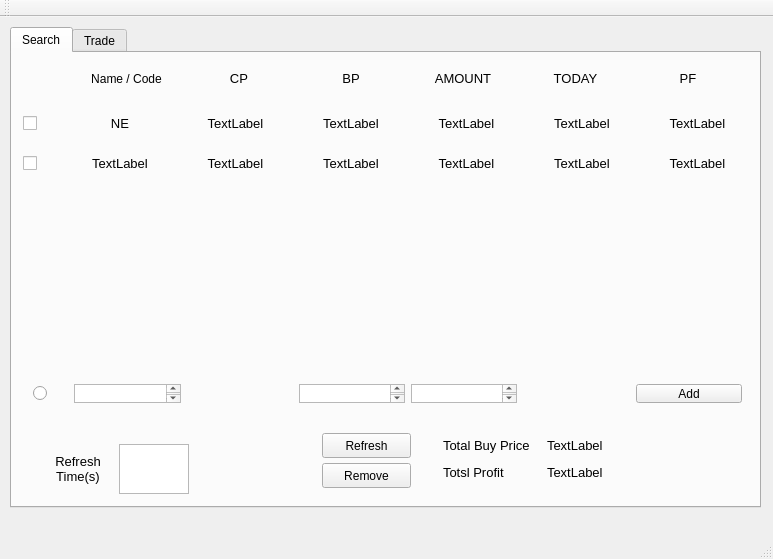
<?xml version="1.0" encoding="UTF-8"?>
<ui version="4.0">
 <class>MainWindow</class>
 <widget class="QMainWindow" name="MainWindow">
  <property name="geometry">
   <rect>
    <x>0</x>
    <y>0</y>
    <width>773</width>
    <height>559</height>
   </rect>
  </property>
  <property name="windowTitle">
   <string>MainWindow</string>
  </property>
  <widget class="QWidget" name="centralWidget">
   <widget class="QTabWidget" name="tabWidget">
    <property name="geometry">
     <rect>
      <x>10</x>
      <y>10</y>
      <width>751</width>
      <height>481</height>
     </rect>
    </property>
    <property name="sizePolicy">
     <sizepolicy hsizetype="Expanding" vsizetype="Expanding">
      <horstretch>0</horstretch>
      <verstretch>0</verstretch>
     </sizepolicy>
    </property>
    <property name="currentIndex">
     <number>0</number>
    </property>
    <widget class="QWidget" name="tab">
     <attribute name="title">
      <string>Search</string>
     </attribute>
     <widget class="QWidget" name="gridLayoutWidget">
      <property name="geometry">
       <rect>
        <x>9</x>
        <y>10</y>
        <width>731</width>
        <height>31</height>
       </rect>
      </property>
      <layout class="QGridLayout" name="gridLayout" columnstretch="1,3,3,3,3,3,3">
       <item row="0" column="6">
        <widget class="QLabel" name="label_6">
         <property name="font">
          <font>
           <pointsize>10</pointsize>
          </font>
         </property>
         <property name="text">
          <string>PF</string>
         </property>
         <property name="alignment">
          <set>Qt::AlignCenter</set>
         </property>
         <property name="margin">
          <number>2</number>
         </property>
        </widget>
       </item>
       <item row="0" column="4">
        <widget class="QLabel" name="label_4">
         <property name="font">
          <font>
           <pointsize>10</pointsize>
          </font>
         </property>
         <property name="text">
          <string>AMOUNT</string>
         </property>
         <property name="alignment">
          <set>Qt::AlignCenter</set>
         </property>
         <property name="margin">
          <number>2</number>
         </property>
        </widget>
       </item>
       <item row="0" column="2">
        <widget class="QLabel" name="label_2">
         <property name="font">
          <font>
           <pointsize>10</pointsize>
          </font>
         </property>
         <property name="text">
          <string>CP</string>
         </property>
         <property name="alignment">
          <set>Qt::AlignCenter</set>
         </property>
         <property name="margin">
          <number>2</number>
         </property>
        </widget>
       </item>
       <item row="0" column="1">
        <widget class="QLabel" name="label">
         <property name="font">
          <font>
           <pointsize>9</pointsize>
          </font>
         </property>
         <property name="text">
          <string>Name / Code</string>
         </property>
         <property name="alignment">
          <set>Qt::AlignCenter</set>
         </property>
         <property name="wordWrap">
          <bool>true</bool>
         </property>
         <property name="margin">
          <number>2</number>
         </property>
        </widget>
       </item>
       <item row="0" column="3">
        <widget class="QLabel" name="label_3">
         <property name="font">
          <font>
           <pointsize>10</pointsize>
          </font>
         </property>
         <property name="text">
          <string>BP</string>
         </property>
         <property name="alignment">
          <set>Qt::AlignCenter</set>
         </property>
         <property name="margin">
          <number>2</number>
         </property>
        </widget>
       </item>
       <item row="0" column="5">
        <widget class="QLabel" name="label_5">
         <property name="font">
          <font>
           <pointsize>10</pointsize>
          </font>
         </property>
         <property name="text">
          <string>TODAY</string>
         </property>
         <property name="alignment">
          <set>Qt::AlignCenter</set>
         </property>
         <property name="margin">
          <number>2</number>
         </property>
        </widget>
       </item>
       <item row="0" column="0">
        <widget class="QLabel" name="label_35">
         <property name="layoutDirection">
          <enum>Qt::RightToLeft</enum>
         </property>
         <property name="frameShape">
          <enum>QFrame::NoFrame</enum>
         </property>
         <property name="text">
          <string/>
         </property>
         <property name="alignment">
          <set>Qt::AlignBottom|Qt::AlignHCenter</set>
         </property>
         <property name="indent">
          <number>-1</number>
         </property>
        </widget>
       </item>
      </layout>
     </widget>
     <widget class="QWidget" name="horizontalLayoutWidget">
      <property name="geometry">
       <rect>
        <x>10</x>
        <y>50</y>
        <width>731</width>
        <height>41</height>
       </rect>
      </property>
      <layout class="QHBoxLayout" name="horizontalLayout" stretch="1,3,3,3,3,3,3">
       <property name="leftMargin">
        <number>1</number>
       </property>
       <property name="topMargin">
        <number>1</number>
       </property>
       <property name="rightMargin">
        <number>1</number>
       </property>
       <property name="bottomMargin">
        <number>1</number>
       </property>
       <item>
        <widget class="QCheckBox" name="checkBox_3">
         <property name="sizePolicy">
          <sizepolicy hsizetype="Expanding" vsizetype="Expanding">
           <horstretch>0</horstretch>
           <verstretch>0</verstretch>
          </sizepolicy>
         </property>
         <property name="layoutDirection">
          <enum>Qt::LeftToRight</enum>
         </property>
         <property name="text">
          <string/>
         </property>
         <property name="checked">
          <bool>false</bool>
         </property>
        </widget>
       </item>
       <item>
        <widget class="QLabel" name="label_J1">
         <property name="font">
          <font>
           <pointsize>10</pointsize>
          </font>
         </property>
         <property name="text">
          <string>NE</string>
         </property>
         <property name="alignment">
          <set>Qt::AlignCenter</set>
         </property>
        </widget>
       </item>
       <item>
        <widget class="QLabel" name="label_currentPrice1">
         <property name="font">
          <font>
           <pointsize>10</pointsize>
          </font>
         </property>
         <property name="text">
          <string>TextLabel</string>
         </property>
         <property name="alignment">
          <set>Qt::AlignCenter</set>
         </property>
        </widget>
       </item>
       <item>
        <widget class="QLabel" name="label_buyPrice1">
         <property name="font">
          <font>
           <pointsize>10</pointsize>
          </font>
         </property>
         <property name="text">
          <string>TextLabel</string>
         </property>
         <property name="alignment">
          <set>Qt::AlignCenter</set>
         </property>
        </widget>
       </item>
       <item>
        <widget class="QLabel" name="label_amount1">
         <property name="font">
          <font>
           <pointsize>10</pointsize>
          </font>
         </property>
         <property name="text">
          <string>TextLabel</string>
         </property>
         <property name="alignment">
          <set>Qt::AlignCenter</set>
         </property>
        </widget>
       </item>
       <item>
        <widget class="QLabel" name="label_today1">
         <property name="font">
          <font>
           <pointsize>10</pointsize>
          </font>
         </property>
         <property name="text">
          <string>TextLabel</string>
         </property>
         <property name="alignment">
          <set>Qt::AlignCenter</set>
         </property>
        </widget>
       </item>
       <item>
        <widget class="QLabel" name="label_profit1">
         <property name="font">
          <font>
           <pointsize>10</pointsize>
          </font>
         </property>
         <property name="text">
          <string>TextLabel</string>
         </property>
         <property name="alignment">
          <set>Qt::AlignCenter</set>
         </property>
        </widget>
       </item>
      </layout>
     </widget>
     <widget class="QWidget" name="horizontalLayoutWidget_2">
      <property name="geometry">
       <rect>
        <x>10</x>
        <y>320</y>
        <width>731</width>
        <height>41</height>
       </rect>
      </property>
      <layout class="QHBoxLayout" name="horizontalLayout_2" stretch="1,3,3,3,3,3,3">
       <item>
        <widget class="QRadioButton" name="radioButton">
         <property name="sizePolicy">
          <sizepolicy hsizetype="Preferred" vsizetype="Preferred">
           <horstretch>0</horstretch>
           <verstretch>0</verstretch>
          </sizepolicy>
         </property>
         <property name="text">
          <string/>
         </property>
        </widget>
       </item>
       <item>
        <widget class="QTextEdit" name="textEdit_addJ">
         <property name="sizePolicy">
          <sizepolicy hsizetype="Preferred" vsizetype="Preferred">
           <horstretch>0</horstretch>
           <verstretch>0</verstretch>
          </sizepolicy>
         </property>
        </widget>
       </item>
       <item>
        <widget class="QLabel" name="label_31">
         <property name="sizePolicy">
          <sizepolicy hsizetype="Preferred" vsizetype="Preferred">
           <horstretch>0</horstretch>
           <verstretch>0</verstretch>
          </sizepolicy>
         </property>
         <property name="text">
          <string/>
         </property>
        </widget>
       </item>
       <item>
        <widget class="QTextEdit" name="textEdit_addBP">
         <property name="sizePolicy">
          <sizepolicy hsizetype="Preferred" vsizetype="Preferred">
           <horstretch>0</horstretch>
           <verstretch>0</verstretch>
          </sizepolicy>
         </property>
        </widget>
       </item>
       <item>
        <widget class="QTextEdit" name="textEdit_addAM">
         <property name="sizePolicy">
          <sizepolicy hsizetype="Preferred" vsizetype="Preferred">
           <horstretch>0</horstretch>
           <verstretch>0</verstretch>
          </sizepolicy>
         </property>
        </widget>
       </item>
       <item>
        <widget class="QLabel" name="label_32">
         <property name="sizePolicy">
          <sizepolicy hsizetype="Preferred" vsizetype="Preferred">
           <horstretch>0</horstretch>
           <verstretch>0</verstretch>
          </sizepolicy>
         </property>
         <property name="text">
          <string/>
         </property>
        </widget>
       </item>
       <item>
        <widget class="QPushButton" name="pushButton_add">
         <property name="sizePolicy">
          <sizepolicy hsizetype="Preferred" vsizetype="Preferred">
           <horstretch>0</horstretch>
           <verstretch>0</verstretch>
          </sizepolicy>
         </property>
         <property name="text">
          <string>Add</string>
         </property>
        </widget>
       </item>
      </layout>
     </widget>
     <widget class="QWidget" name="horizontalLayoutWidget_3">
      <property name="geometry">
       <rect>
        <x>10</x>
        <y>90</y>
        <width>731</width>
        <height>41</height>
       </rect>
      </property>
      <layout class="QHBoxLayout" name="horizontalLayout_3" stretch="1,3,3,3,3,3,3">
       <property name="leftMargin">
        <number>1</number>
       </property>
       <property name="topMargin">
        <number>1</number>
       </property>
       <property name="rightMargin">
        <number>1</number>
       </property>
       <property name="bottomMargin">
        <number>1</number>
       </property>
       <item>
        <widget class="QCheckBox" name="checkBox_4">
         <property name="sizePolicy">
          <sizepolicy hsizetype="Expanding" vsizetype="Expanding">
           <horstretch>0</horstretch>
           <verstretch>0</verstretch>
          </sizepolicy>
         </property>
         <property name="layoutDirection">
          <enum>Qt::LeftToRight</enum>
         </property>
         <property name="text">
          <string/>
         </property>
         <property name="checked">
          <bool>false</bool>
         </property>
        </widget>
       </item>
       <item>
        <widget class="QLabel" name="label_J2">
         <property name="font">
          <font>
           <pointsize>10</pointsize>
          </font>
         </property>
         <property name="text">
          <string>TextLabel</string>
         </property>
         <property name="alignment">
          <set>Qt::AlignCenter</set>
         </property>
        </widget>
       </item>
       <item>
        <widget class="QLabel" name="label_currentPrice2">
         <property name="font">
          <font>
           <pointsize>10</pointsize>
          </font>
         </property>
         <property name="text">
          <string>TextLabel</string>
         </property>
         <property name="alignment">
          <set>Qt::AlignCenter</set>
         </property>
        </widget>
       </item>
       <item>
        <widget class="QLabel" name="label_buyPrice2">
         <property name="font">
          <font>
           <pointsize>10</pointsize>
          </font>
         </property>
         <property name="text">
          <string>TextLabel</string>
         </property>
         <property name="alignment">
          <set>Qt::AlignCenter</set>
         </property>
        </widget>
       </item>
       <item>
        <widget class="QLabel" name="label_amount2">
         <property name="font">
          <font>
           <pointsize>10</pointsize>
          </font>
         </property>
         <property name="text">
          <string>TextLabel</string>
         </property>
         <property name="alignment">
          <set>Qt::AlignCenter</set>
         </property>
        </widget>
       </item>
       <item>
        <widget class="QLabel" name="label_today2">
         <property name="font">
          <font>
           <pointsize>10</pointsize>
          </font>
         </property>
         <property name="text">
          <string>TextLabel</string>
         </property>
         <property name="alignment">
          <set>Qt::AlignCenter</set>
         </property>
        </widget>
       </item>
       <item>
        <widget class="QLabel" name="label_profit2">
         <property name="font">
          <font>
           <pointsize>10</pointsize>
          </font>
         </property>
         <property name="text">
          <string>TextLabel</string>
         </property>
         <property name="alignment">
          <set>Qt::AlignCenter</set>
         </property>
        </widget>
       </item>
      </layout>
     </widget>
     <widget class="QWidget" name="gridLayoutWidget_2">
      <property name="geometry">
       <rect>
        <x>420</x>
        <y>370</y>
        <width>321</width>
        <height>71</height>
       </rect>
      </property>
      <layout class="QGridLayout" name="gridLayout_2" columnstretch="1,2">
       <item row="0" column="0">
        <widget class="QLabel" name="label_13">
         <property name="font">
          <font>
           <pointsize>10</pointsize>
          </font>
         </property>
         <property name="text">
          <string>Total Buy Price</string>
         </property>
        </widget>
       </item>
       <item row="0" column="1">
        <widget class="QLabel" name="label_totalBuyPrice">
         <property name="font">
          <font>
           <pointsize>10</pointsize>
          </font>
         </property>
         <property name="text">
          <string>TextLabel</string>
         </property>
        </widget>
       </item>
       <item row="1" column="0">
        <widget class="QLabel" name="label_15">
         <property name="font">
          <font>
           <pointsize>10</pointsize>
          </font>
         </property>
         <property name="text">
          <string>Totsl Profit</string>
         </property>
        </widget>
       </item>
       <item row="1" column="1">
        <widget class="QLabel" name="label_totalProfit">
         <property name="font">
          <font>
           <pointsize>10</pointsize>
          </font>
         </property>
         <property name="text">
          <string>TextLabel</string>
         </property>
        </widget>
       </item>
      </layout>
     </widget>
     <widget class="QPushButton" name="pushButton_remove">
      <property name="geometry">
       <rect>
        <x>310</x>
        <y>410</y>
        <width>89</width>
        <height>25</height>
       </rect>
      </property>
      <property name="text">
       <string>Remove</string>
      </property>
     </widget>
     <widget class="QPushButton" name="pushButton">
      <property name="geometry">
       <rect>
        <x>310</x>
        <y>380</y>
        <width>89</width>
        <height>25</height>
       </rect>
      </property>
      <property name="text">
       <string>Refresh</string>
      </property>
     </widget>
     <widget class="QWidget" name="horizontalLayoutWidget_4">
      <property name="geometry">
       <rect>
        <x>20</x>
        <y>380</y>
        <width>168</width>
        <height>72</height>
       </rect>
      </property>
      <layout class="QHBoxLayout" name="horizontalLayout_4" stretch="2,1">
       <item>
        <widget class="QLabel" name="label_14">
         <property name="font">
          <font>
           <pointsize>10</pointsize>
          </font>
         </property>
         <property name="text">
          <string>Refresh Time(s)</string>
         </property>
         <property name="alignment">
          <set>Qt::AlignCenter</set>
         </property>
         <property name="wordWrap">
          <bool>true</bool>
         </property>
        </widget>
       </item>
       <item>
        <widget class="QTextEdit" name="textEdit"/>
       </item>
      </layout>
     </widget>
    </widget>
    <widget class="QWidget" name="tab_2">
     <attribute name="title">
      <string>Trade</string>
     </attribute>
    </widget>
   </widget>
  </widget>
  <widget class="QMenuBar" name="menuBar">
   <property name="geometry">
    <rect>
     <x>0</x>
     <y>0</y>
     <width>773</width>
     <height>22</height>
    </rect>
   </property>
  </widget>
  <widget class="QToolBar" name="mainToolBar">
   <attribute name="toolBarArea">
    <enum>TopToolBarArea</enum>
   </attribute>
   <attribute name="toolBarBreak">
    <bool>false</bool>
   </attribute>
  </widget>
  <widget class="QStatusBar" name="statusBar"/>
 </widget>
 <layoutdefault spacing="6" margin="11"/>
 <resources/>
 <connections/>
</ui>
